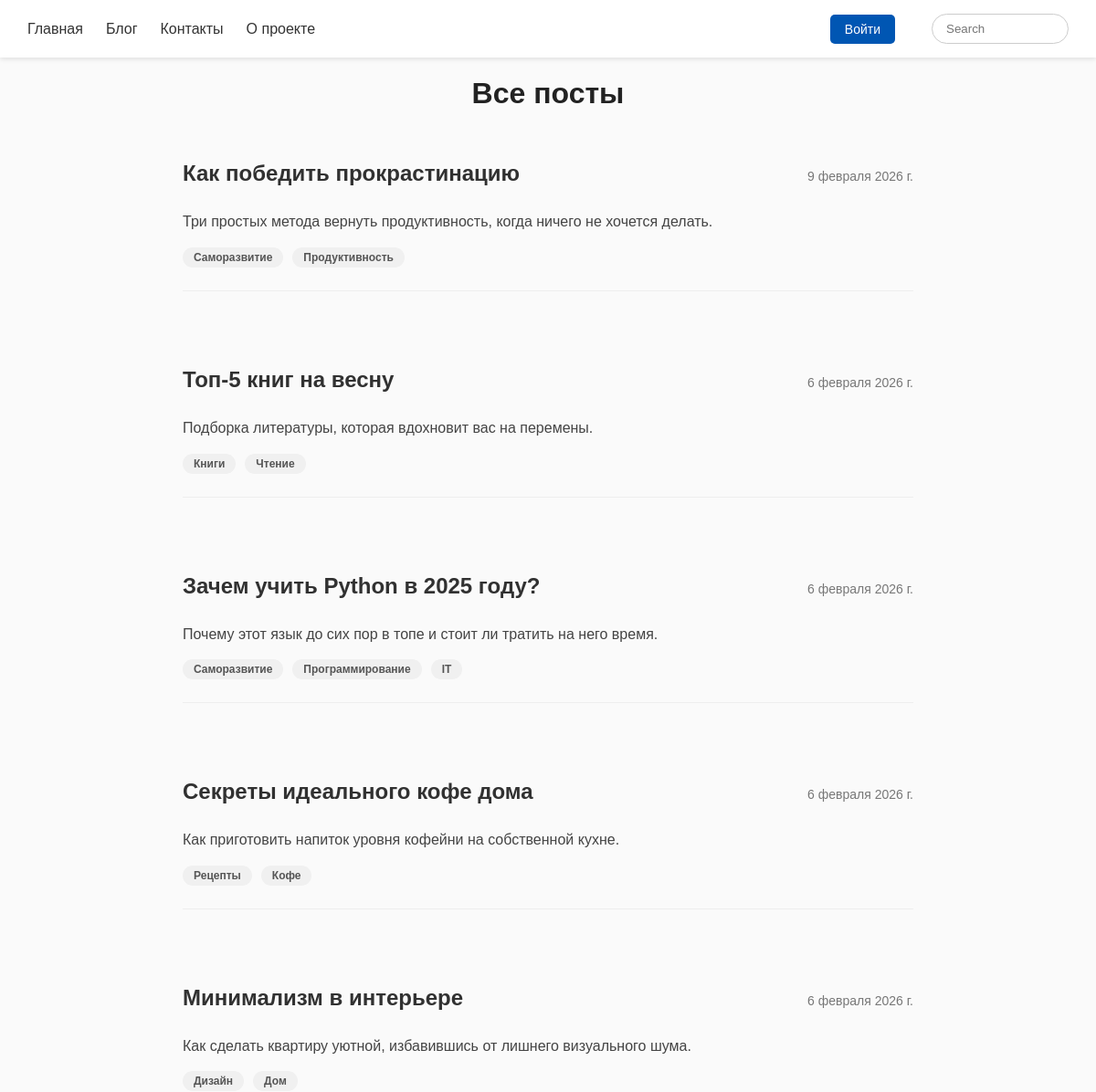
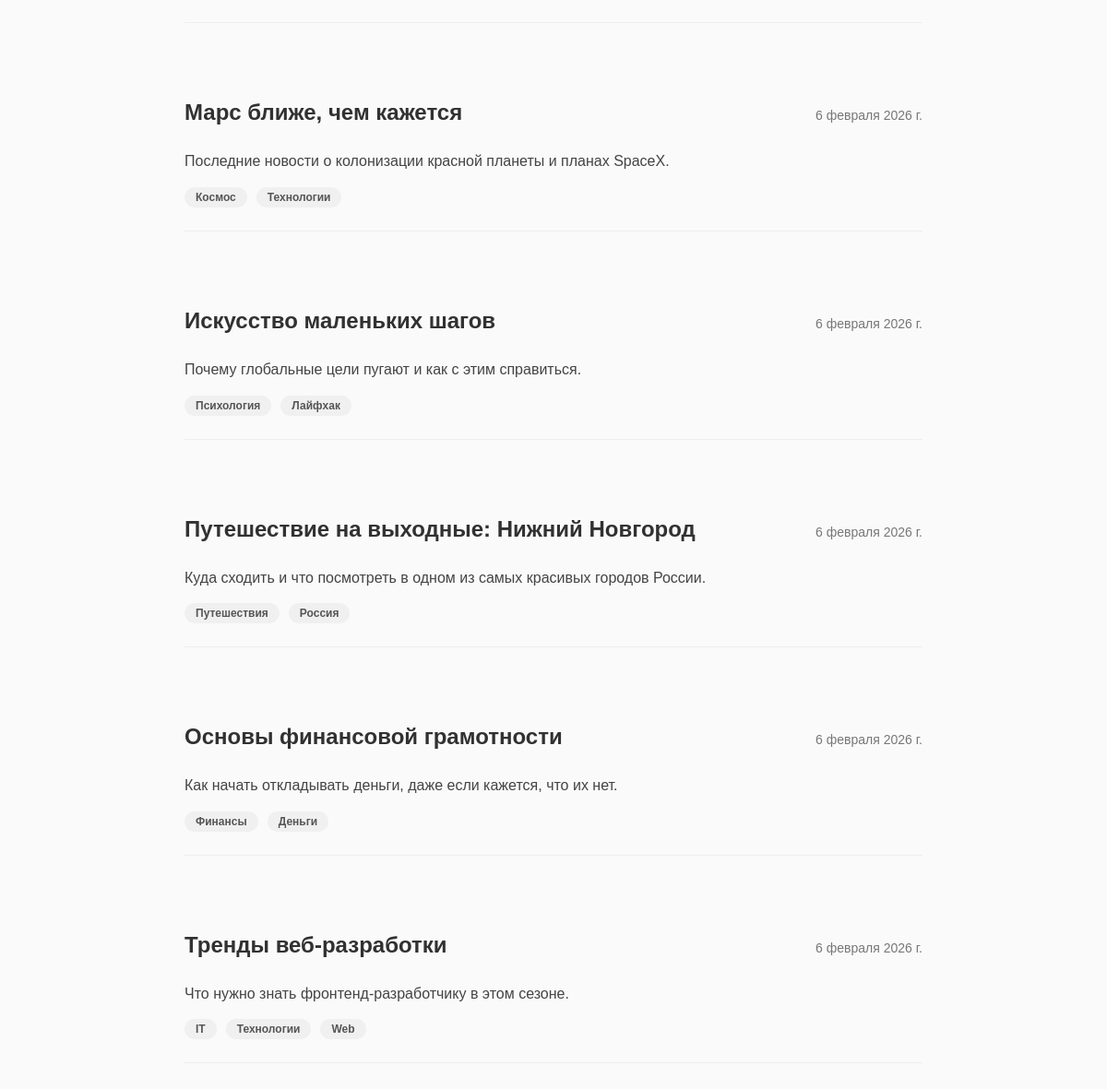
/posts/, run on the app's committed database (2 pictures, top to bottom).
### blog/models.py (models this page shows, shortened)
class Post(models.Model):
    title = models.CharField(max_length=150)
    excerpt = models.CharField(max_length=400)
    date = models.DateField(auto_now=True)
    slug = models.SlugField(unique=True) # /first-past
    content = models.TextField()
    tags = models.ManyToManyField(Tag)

class Tag(models.Model):
    caption = models.CharField(max_length=20)

### blog/views.py (the view)
# urls.py: path('posts/', views.posts, name="posts"),
def posts(request):
    all_posts = Post.objects.all().order_by("-date")
    return render(request, "blog/posts.html", {
        "posts": all_posts
    })

### blog/templates/blog/posts.html
{% extends "base.html" %}
{% block content %}
    <h1 class="main-title about-title">Все посты</h1>
    {% for p in posts %}
        <article class="post">
            <div class="post-title-and-date">
                <a href="{% url 'post-detail-page' p.slug %}" class="post-title"><h2>{{ p.title }}</h2></a>
                <p class="post-date">{{ p.date }}</p>
            </div>
            <p class="post-excerpt">{{ p.excerpt }}</p>
            <div class="post-tags">
                {% for tag in p.tags.all %}
                    <strong class="post-tag">{{ tag.caption }}</strong>
                {% endfor %}
            </div>
            <hr>
        </article>
    {% endfor %}
{% endblock %}

### static/app.css (style rules this page uses)
body { margin: 0; background-color: #fafafa; color: #000000; font-family: "Ubuntu", sans-serif; font-weight: 400; font-style: normal; }
.main-title { font-family: sans-serif; color: #222; text-align: center; margin-bottom: 40px; }
.post { max-width: 800px; margin: 0 auto 30px; font-family: sans-serif; padding: 20px; border-radius: 10px; transition: transform 0.3s ease, box-shadow 0.3s ease; }
.post-title-and-date { display: flex; justify-content: space-between; align-items: baseline; gap: 20px; }
.post-title { text-decoration: none; color: #313131; }
.post-title h2 { margin: 0; font-size: 24px; }
.post-date { color: #777; font-size: 14px; }
.post-excerpt { line-height: 1.6; color: #444; margin: 15px 0; }
.post-tags { display: flex; gap: 10px; flex-wrap: wrap; }
.post-tag { background-color: #f0f0f0; color: #555; padding: 4px 12px; border-radius: 15px; font-size: 12px; margin: 0; }
hr { border: 0; border-top: 1px solid #eee; margin-top: 25px; }
.about-title { font-size: 32px; color: #222; text-align: center; margin-bottom: 30px; }

### data on the page
Post: title "Как победить прокрастинацию", date "9 февраля 2026 г.", excerpt "Три простых метода вернуть продуктивность, когда ничего не хочется делать."
Tag: caption "Саморазвитие"
Tag: caption "Продуктивность"
Post: title "Топ-5 книг на весну", date "6 февраля 2026 г.", excerpt "Подборка литературы, которая вдохновит вас на перемены."
Tag: caption "Книги"
Tag: caption "Чтение"
Post: title "Зачем учить Python в 2025 году?", date "6 февраля 2026 г.", excerpt "Почему этот язык до сих пор в топе и стоит ли тратить на него время."
Tag: caption "Программирование"
Tag: caption "IT"
Post: title "Секреты идеального кофе дома", date "6 февраля 2026 г.", excerpt "Как приготовить напиток уровня кофейни на собственной кухне."
Tag: caption "Рецепты"
Tag: caption "Кофе"
Post: title "Минимализм в интерьере", date "6 февраля 2026 г.", excerpt "Как сделать квартиру уютной, избавившись от лишнего визуального шума."
Tag: caption "Дизайн"
Tag: caption "Дом"
Post: title "Марс ближе, чем кажется", date "6 февраля 2026 г.", excerpt "Последние новости о колонизации красной планеты и планах SpaceX."
Tag: caption "Космос"
Tag: caption "Технологии"
Post: title "Искусство маленьких шагов", date "6 февраля 2026 г.", excerpt "Почему глобальные цели пугают и как с этим справиться."
Tag: caption "Психология"
Tag: caption "Лайфхак"
Post: title "Путешествие на выходные: Нижний Новгород", date "6 февраля 2026 г.", excerpt "Куда сходить и что посмотреть в одном из самых красивых городов России."
Tag: caption "Путешествия"
Tag: caption "Россия"
Post: title "Основы финансовой грамотности", date "6 февраля 2026 г.", excerpt "Как начать откладывать деньги, даже если кажется, что их нет."
Tag: caption "Финансы"
Tag: caption "Деньги"
Post: title "Тренды веб-разработки", date "6 февраля 2026 г.", excerpt "Что нужно знать фронтенд-разработчику в этом сезоне."
Tag: caption "Web"
